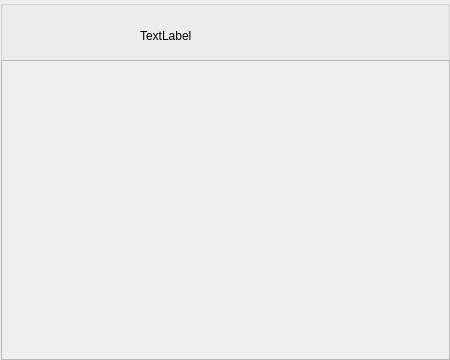
<?xml version="1.0" encoding="UTF-8"?>
<ui version="4.0">
 <class>Loader</class>
 <widget class="QDialog" name="Loader">
  <property name="geometry">
   <rect>
    <x>0</x>
    <y>0</y>
    <width>450</width>
    <height>360</height>
   </rect>
  </property>
  <property name="windowTitle">
   <string>Dialog</string>
  </property>
  <widget class="QGroupBox" name="groupBox">
   <property name="geometry">
    <rect>
     <x>0</x>
     <y>0</y>
     <width>450</width>
     <height>360</height>
    </rect>
   </property>
   <property name="title">
    <string/>
   </property>
   <widget class="QLabel" name="loaderLabel">
    <property name="geometry">
     <rect>
      <x>140</x>
      <y>10</y>
      <width>91</width>
      <height>51</height>
     </rect>
    </property>
    <property name="text">
     <string>TextLabel</string>
    </property>
   </widget>
   <widget class="QScrollArea" name="scrollArea">
    <property name="geometry">
     <rect>
      <x>1</x>
      <y>60</y>
      <width>449</width>
      <height>300</height>
     </rect>
    </property>
    <property name="widgetResizable">
     <bool>true</bool>
    </property>
    <widget class="QWidget" name="scrollAreaWidgetContents">
     <property name="geometry">
      <rect>
       <x>0</x>
       <y>0</y>
       <width>447</width>
       <height>298</height>
      </rect>
     </property>
    </widget>
   </widget>
  </widget>
 </widget>
 <resources/>
 <connections/>
</ui>
